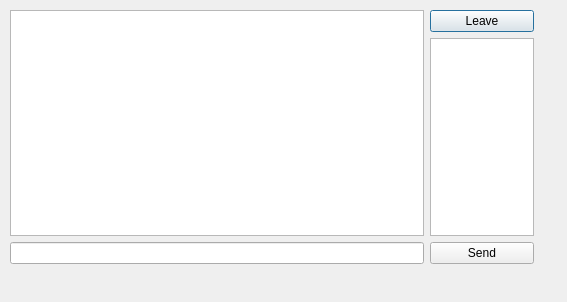
<?xml version="1.0" encoding="UTF-8"?>
<ui version="4.0">
 <class>Chatroom</class>
 <widget class="QDialog" name="Chatroom">
  <property name="geometry">
   <rect>
    <x>0</x>
    <y>0</y>
    <width>567</width>
    <height>302</height>
   </rect>
  </property>
  <property name="windowTitle">
   <string>Dialog</string>
  </property>
  <widget class="QWidget" name="">
   <property name="geometry">
    <rect>
     <x>10</x>
     <y>10</y>
     <width>524</width>
     <height>254</height>
    </rect>
   </property>
   <layout class="QGridLayout" name="gridLayout" columnstretch="4,1">
    <item row="0" column="0">
     <layout class="QVBoxLayout" name="verticalLayout_2">
      <item>
       <widget class="QPlainTextEdit" name="plainTextEdit"/>
      </item>
      <item>
       <widget class="QLineEdit" name="lineEdit"/>
      </item>
     </layout>
    </item>
    <item row="0" column="1">
     <layout class="QVBoxLayout" name="verticalLayout">
      <item>
       <widget class="QPushButton" name="pushButton_2">
        <property name="text">
         <string>Leave</string>
        </property>
       </widget>
      </item>
      <item>
       <widget class="QListView" name="listView"/>
      </item>
      <item>
       <widget class="QPushButton" name="pushButton">
        <property name="text">
         <string>Send</string>
        </property>
       </widget>
      </item>
     </layout>
    </item>
   </layout>
  </widget>
 </widget>
 <resources/>
 <connections/>
</ui>
